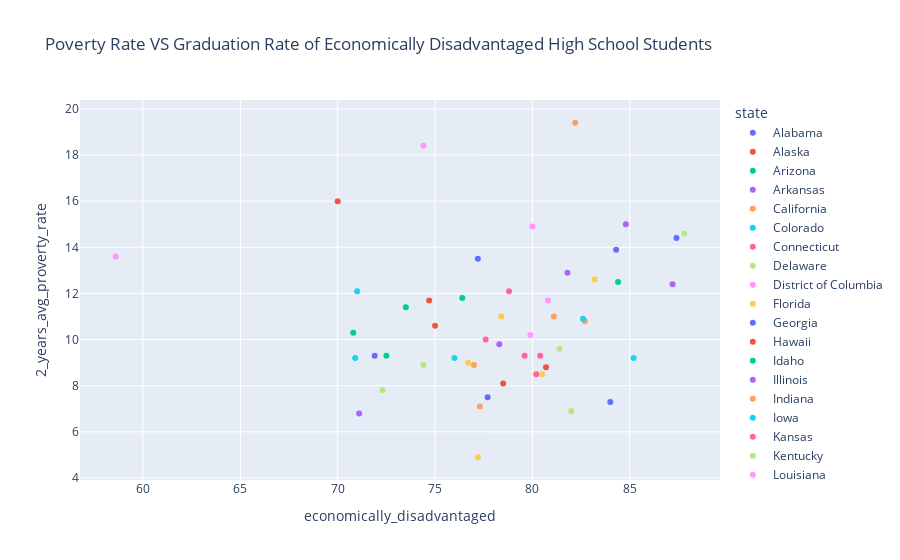

The code cell stored with this chart in its notebook:
### Markdown cell above
### Other Visualization Charts

### Code cell
fig = px.scatter(economical_summary_df, x="economically_disadvantaged", y="2_years_avg_proverty_rate",color='state', title="Poverty Rate VS Graduation Rate of Economically Disadvantaged High School Students");
fig.show()

### Figure 1 — Plotly figure (JSON) as saved in the notebook; plotly's stock layout.template omitted (floating-point values rounded to 4 significant figures)
{"data": [{"hovertemplate": "state=Alabama<br>economically_disadvantaged=%{x}<br>2_years_avg_proverty_rate=%{y}<extra></extra>", "legendgroup": "Alabama", "marker": {"color": "#636efa", "symbol": "circle"}, "mode": "markers", "name": "Alabama", "orientation": "v", "showlegend": true, "type": "scatter", "x": [87.4], "xaxis": "x", "y": [14.4], "yaxis": "y"}, {"hovertemplate": "state=Alaska<br>economically_disadvantaged=%{x}<br>2_years_avg_proverty_rate=%{y}<extra></extra>", "legendgroup": "Alaska", "marker": {"color": "#EF553B", "symbol": "circle"}, "mode": "markers", "name": "Alaska", "orientation": "v", "showlegend": true, "type": "scatter", "x": [74.7], "xaxis": "x", "y": [11.7], "yaxis": "y"}, {"hovertemplate": "state=Arizona<br>economically_disadvantaged=%{x}<br>2_years_avg_proverty_rate=%{y}<extra></extra>", "legendgroup": "Arizona", "marker": {"color": "#00cc96", "symbol": "circle"}, "mode": "markers", "name": "Arizona", "orientation": "v", "showlegend": true, "type": "scatter", "x": [73.5], "xaxis": "x", "y": [11.4], "yaxis": "y"}, {"hovertemplate": "state=Arkansas<br>economically_disadvantaged=%{x}<br>2_years_avg_proverty_rate=%{y}<extra></extra>", "legendgroup": "Arkansas", "marker": {"color": "#ab63fa", "symbol": "circle"}, "mode": "markers", "name": "Arkansas", "orientation": "v", "showlegend": true, "type": "scatter", "x": [84.8], "xaxis": "x", "y": [15], "yaxis": "y"}, {"hovertemplate": "state=California<br>economically_disadvantaged=%{x}<br>2_years_avg_proverty_rate=%{y}<extra></extra>", "legendgroup": "California", "marker": {"color": "#FFA15A", "symbol": "circle"}, "mode": "markers", "name": "California", "orientation": "v", "showlegend": true, "type": "scatter", "x": [81.1], "xaxis": "x", "y": [11], "yaxis": "y"}, {"hovertemplate": "state=Colorado<br>economically_disadvantaged=%{x}<br>2_years_avg_proverty_rate=%{y}<extra></extra>", "legendgroup": "Colorado", "marker": {"color": "#19d3f3", "symbol": "circle"}, "mode": "markers", "name": "Colorado", "orientation": "v", "showlegend": true, "type": "scatter", "x": [70.9], "xaxis": "x", "y": [9.2], "yaxis": "y"}, {"hovertemplate": "state=Connecticut<br>economically_disadvantaged=%{x}<br>2_years_avg_proverty_rate=%{y}<extra></extra>", "legendgroup": "Connecticut", "marker": {"color": "#FF6692", "symbol": "circle"}, "mode": "markers", "name": "Connecticut", "orientation": "v", "showlegend": true, "type": "scatter", "x": [80.4], "xaxis": "x", "y": [9.3], "yaxis": "y"}, {"hovertemplate": "state=Delaware<br>economically_disadvantaged=%{x}<br>2_years_avg_proverty_rate=%{y}<extra></extra>", "legendgroup": "Delaware", "marker": {"color": "#B6E880", "symbol": "circle"}, "mode": "markers", "name": "Delaware", "orientation": "v", "showlegend": true, "type": "scatter", "x": [82], "xaxis": "x", "y": [6.9], "yaxis": "y"}, {"hovertemplate": "state=District of Columbia<br>economically_disadvantaged=%{x}<br>2_years_avg_proverty_rate=%{y}<extra></extra>", "legendgroup": "District of Columbia", "marker": {"color": "#FF97FF", "symbol": "circle"}, "mode": "markers", "name": "District of Columbia", "orientation": "v", "showlegend": true, "type": "scatter", "x": [58.6], "xaxis": "x", "y": [13.6], "yaxis": "y"}, {"hovertemplate": "state=Florida<br>economically_disadvantaged=%{x}<br>2_years_avg_proverty_rate=%{y}<extra></extra>", "legendgroup": "Florida", "marker": {"color": "#FECB52", "symbol": "circle"}, "mode": "markers", "name": "Florida", "orientation": "v", "showlegend": true, "type": "scatter", "x": [83.2], "xaxis": "x", "y": [12.6], "yaxis": "y"}, {"hovertemplate": "state=Georgia<br>economically_disadvantaged=%{x}<br>2_years_avg_proverty_rate=%{y}<extra></extra>", "legendgroup": "Georgia", "marker": {"color": "#636efa", "symbol": "circle"}, "mode": "markers", "name": "Georgia", "orientation": "v", "showlegend": true, "type": "scatter", "x": [77.2], "xaxis": "x", "y": [13.5], "yaxis": "y"}, {"hovertemplate": "state=Hawaii<br>economically_disadvantaged=%{x}<br>2_years_avg_proverty_rate=%{y}<extra></extra>", "legendgroup": "Hawaii", "marker": {"color": "#EF553B", "symbol": "circle"}, "mode": "markers", "name": "Hawaii", "orientation": "v", "showlegend": true, "type": "scatter", "x": [80.7], "xaxis": "x", "y": [8.8], "yaxis": "y"}, {"hovertemplate": "state=Idaho<br>economically_disadvantaged=%{x}<br>2_years_avg_proverty_rate=%{y}<extra></extra>", "legendgroup": "Idaho", "marker": {"color": "#00cc96", "symbol": "circle"}, "mode": "markers", "name": "Idaho", "orientation": "v", "showlegend": true, "type": "scatter", "x": [72.5], "xaxis": "x", "y": [9.3], "yaxis": "y"}, {"hovertemplate": "state=Illinois<br>economically_disadvantaged=%{x}<br>2_years_avg_proverty_rate=%{y}<extra></extra>", "legendgroup": "Illinois", "marker": {"color": "#ab63fa", "symbol": "circle"}, "mode": "markers", "name": "Illinois", "orientation": "v", "showlegend": true, "type": "scatter", "x": [78.3], "xaxis": "x", "y": [9.8], "yaxis": "y"}, {"hovertemplate": "state=Indiana<br>economically_disadvantaged=%{x}<br>2_years_avg_proverty_rate=%{y}<extra></extra>", "legendgroup": "Indiana", "marker": {"color": "#FFA15A", "symbol": "circle"}, "mode": "markers", "name": "Indiana", "orientation": "v", "showlegend": true, "type": "scatter", "x": [82.7], "xaxis": "x", "y": [10.8], "yaxis": "y"}, {"hovertemplate": "state=Iowa<br>economically_disadvantaged=%{x}<br>2_years_avg_proverty_rate=%{y}<extra></extra>", "legendgroup": "Iowa", "marker": {"color": "#19d3f3", "symbol": "circle"}, "mode": "markers", "name": "Iowa", "orientation": "v", "showlegend": true, "type": "scatter", "x": [85.2], "xaxis": "x", "y": [9.2], "yaxis": "y"}, {"hovertemplate": "state=Kansas<br>economically_disadvantaged=%{x}<br>2_years_avg_proverty_rate=%{y}<extra></extra>", "legendgroup": "Kansas", "marker": {"color": "#FF6692", "symbol": "circle"}, "mode": "markers", "name": "Kansas", "orientation": "v", "showlegend": true, "type": "scatter", "x": [80.2], "xaxis": "x", "y": [8.5], "yaxis": "y"}, {"hovertemplate": "state=Kentucky<br>economically_disadvantaged=%{x}<br>2_years_avg_proverty_rate=%{y}<extra></extra>", "legendgroup": "Kentucky", "marker": {"color": "#B6E880", "symbol": "circle"}, "mode": "markers", "name": "Kentucky", "orientation": "v", "showlegend": true, "type": "scatter", "x": [87.8], "xaxis": "x", "y": [14.6], "yaxis": "y"}, {"hovertemplate": "state=Louisiana<br>economically_disadvantaged=%{x}<br>2_years_avg_proverty_rate=%{y}<extra></extra>", "legendgroup": "Louisiana", "marker": {"color": "#FF97FF", "symbol": "circle"}, "mode": "markers", "name": "Louisiana", "orientation": "v", "showlegend": true, "type": "scatter", "x": [74.4], "xaxis": "x", "y": [18.4], "yaxis": "y"}, {"hovertemplate": "state=Maine<br>economically_disadvantaged=%{x}<br>2_years_avg_proverty_rate=%{y}<extra></extra>", "legendgroup": "Maine", "marker": {"color": "#FECB52", "symbol": "circle"}, "mode": "markers", "name": "Maine", "orientation": "v", "showlegend": true, "type": "scatter", "x": [78.4], "xaxis": "x", "y": [11], "yaxis": "y"}, {"hovertemplate": "state=Maryland<br>economically_disadvantaged=%{x}<br>2_years_avg_proverty_rate=%{y}<extra></extra>", "legendgroup": "Maryland", "marker": {"color": "#636efa", "symbol": "circle"}, "mode": "markers", "name": "Maryland", "orientation": "v", "showlegend": true, "type": "scatter", "x": [77.7], "xaxis": "x", "y": [7.5], "yaxis": "y"}, {"hovertemplate": "state=Massachusetts<br>economically_disadvantaged=%{x}<br>2_years_avg_proverty_rate=%{y}<extra></extra>", "legendgroup": "Massachusetts", "marker": {"color": "#EF553B", "symbol": "circle"}, "mode": "markers", "name": "Massachusetts", "orientation": "v", "showlegend": true, "type": "scatter", "x": [78.5], "xaxis": "x", "y": [8.1], "yaxis": "y"}, {"hovertemplate": "state=Michigan<br>economically_disadvantaged=%{x}<br>2_years_avg_proverty_rate=%{y}<extra></extra>", "legendgroup": "Michigan", "marker": {"color": "#00cc96", "symbol": "circle"}, "mode": "markers", "name": "Michigan", "orientation": "v", "showlegend": true, "type": "scatter", "x": [70.8], "xaxis": "x", "y": [10.3], "yaxis": "y"}, {"hovertemplate": "state=Minnesota<br>economically_disadvantaged=%{x}<br>2_years_avg_proverty_rate=%{y}<extra></extra>", "legendgroup": "Minnesota", "marker": {"color": "#ab63fa", "symbol": "circle"}, "mode": "markers", "name": "Minnesota", "orientation": "v", "showlegend": true, "type": "scatter", "x": [71.1], "xaxis": "x", "y": [6.8], "yaxis": "y"}, {"hovertemplate": "state=Mississippi<br>economically_disadvantaged=%{x}<br>2_years_avg_proverty_rate=%{y}<extra></extra>", "legendgroup": "Mississippi", "marker": {"color": "#FFA15A", "symbol": "circle"}, "mode": "markers", "name": "Mississippi", "orientation": "v", "showlegend": true, "type": "scatter", "x": [82.2], "xaxis": "x", "y": [19.4], "yaxis": "y"}, {"hovertemplate": "state=Missouri<br>economically_disadvantaged=%{x}<br>2_years_avg_proverty_rate=%{y}<extra></extra>", "legendgroup": "Missouri", "marker": {"color": "#19d3f3", "symbol": "circle"}, "mode": "markers", "name": "Missouri", "orientation": "v", "showlegend": true, "type": "scatter", "x": [82.6], "xaxis": "x", "y": [10.9], "yaxis": "y"}, {"hovertemplate": "state=Montana<br>economically_disadvantaged=%{x}<br>2_years_avg_proverty_rate=%{y}<extra></extra>", "legendgroup": "Montana", "marker": {"color": "#FF6692", "symbol": "circle"}, "mode": "markers", "name": "Montana", "orientation": "v", "showlegend": true, "type": "scatter", "x": [77.6], "xaxis": "x", "y": [10], "yaxis": "y"}, {"hovertemplate": "state=Nebraska<br>economically_disadvantaged=%{x}<br>2_years_avg_proverty_rate=%{y}<extra></extra>", "legendgroup": "Nebraska", "marker": {"color": "#B6E880", "symbol": "circle"}, "mode": "markers", "name": "Nebraska", "orientation": "v", "showlegend": true, "type": "scatter", "x": [81.4], "xaxis": "x", "y": [9.6], "yaxis": "y"}, {"hovertemplate": "state=Nevada<br>economically_disadvantaged=%{x}<br>2_years_avg_proverty_rate=%{y}<extra></extra>", "legendgroup": "Nevada", "marker": {"color": "#FF97FF", "symbol": "circle"}, "mode": "markers", "name": "Nevada", "orientation": "v", "showlegend": true, "type": "scatter", "x": [80.8], "xaxis": "x", "y": [11.7], "yaxis": "y"}, {"hovertemplate": "state=New Hampshire<br>economically_disadvantaged=%{x}<br>2_years_avg_proverty_rate=%{y}<extra></extra>", "legendgroup": "New Hampshire", "marker": {"color": "#FECB52", "symbol": "circle"}, "mode": "markers", "name": "New Hampshire", "orientation": "v", "showlegend": true, "type": "scatter", "x": [77.2], "xaxis": "x", "y": [4.9], "yaxis": "y"}, {"hovertemplate": "state=New Jersey<br>economically_disadvantaged=%{x}<br>2_years_avg_proverty_rate=%{y}<extra></extra>", "legendgroup": "New Jersey", "marker": {"color": "#636efa", "symbol": "circle"}, "mode": "markers", "name": "New Jersey", "orientation": "v", "showlegend": true, "type": "scatter", "x": [84], "xaxis": "x", "y": [7.3], "yaxis": "y"}, {"hovertemplate": "state=New Mexico<br>economically_disadvantaged=%{x}<br>2_years_avg_proverty_rate=%{y}<extra></extra>", "legendgroup": "New Mexico", "marker": {"color": "#EF553B", "symbol": "circle"}, "mode": "markers", "name": "New Mexico", "orientation": "v", "showlegend": true, "type": "scatter", "x": [70], "xaxis": "x", "y": [16], "yaxis": "y"}, {"hovertemplate": "state=New York<br>economically_disadvantaged=%{x}<br>2_years_avg_proverty_rate=%{y}<extra></extra>", "legendgroup": "New York", "marker": {"color": "#00cc96", "symbol": "circle"}, "mode": "markers", "name": "New York", "orientation": "v", "showlegend": true, "type": "scatter", "x": [76.4], "xaxis": "x", "y": [11.8], "yaxis": "y"}, {"hovertemplate": "state=North Carolina<br>economically_disadvantaged=%{x}<br>2_years_avg_proverty_rate=%{y}<extra></extra>", "legendgroup": "North Carolina", "marker": {"color": "#ab63fa", "symbol": "circle"}, "mode": "markers", "name": "North Carolina", "orientation": "v", "showlegend": true, "type": "scatter", "x": [81.8], "xaxis": "x", "y": [12.9], "yaxis": "y"}, {"hovertemplate": "state=North Dakota<br>economically_disadvantaged=%{x}<br>2_years_avg_proverty_rate=%{y}<extra></extra>", "legendgroup": "North Dakota", "marker": {"color": "#FFA15A", "symbol": "circle"}, "mode": "markers", "name": "North Dakota", "orientation": "v", "showlegend": true, "type": "scatter", "x": [77], "xaxis": "x", "y": [8.9], "yaxis": "y"}, {"hovertemplate": "state=Ohio<br>economically_disadvantaged=%{x}<br>2_years_avg_proverty_rate=%{y}<extra></extra>", "legendgroup": "Ohio", "marker": {"color": "#19d3f3", "symbol": "circle"}, "mode": "markers", "name": "Ohio", "orientation": "v", "showlegend": true, "type": "scatter", "x": [71], "xaxis": "x", "y": [12.1], "yaxis": "y"}, {"hovertemplate": "state=Oklahoma<br>economically_disadvantaged=%{x}<br>2_years_avg_proverty_rate=%{y}<extra></extra>", "legendgroup": "Oklahoma", "marker": {"color": "#FF6692", "symbol": "circle"}, "mode": "markers", "name": "Oklahoma", "orientation": "v", "showlegend": true, "type": "scatter", "x": [78.8], "xaxis": "x", "y": [12.1], "yaxis": "y"}, {"hovertemplate": "state=Oregon<br>economically_disadvantaged=%{x}<br>2_years_avg_proverty_rate=%{y}<extra></extra>", "legendgroup": "Oregon", "marker": {"color": "#B6E880", "symbol": "circle"}, "mode": "markers", "name": "Oregon", "orientation": "v", "showlegend": true, "type": "scatter", "x": [74.4], "xaxis": "x", "y": [8.9], "yaxis": "y"}, {"hovertemplate": "state=Pennsylvania<br>economically_disadvantaged=%{x}<br>2_years_avg_proverty_rate=%{y}<extra></extra>", "legendgroup": "Pennsylvania", "marker": {"color": "#FF97FF", "symbol": "circle"}, "mode": "markers", "name": "Pennsylvania", "orientation": "v", "showlegend": true, "type": "scatter", "x": [79.9], "xaxis": "x", "y": [10.2], "yaxis": "y"}, {"hovertemplate": "state=Rhode Island<br>economically_disadvantaged=%{x}<br>2_years_avg_proverty_rate=%{y}<extra></extra>", "legendgroup": "Rhode Island", "marker": {"color": "#FECB52", "symbol": "circle"}, "mode": "markers", "name": "Rhode Island", "orientation": "v", "showlegend": true, "type": "scatter", "x": [76.7], "xaxis": "x", "y": [9], "yaxis": "y"}, {"hovertemplate": "state=South Carolina<br>economically_disadvantaged=%{x}<br>2_years_avg_proverty_rate=%{y}<extra></extra>", "legendgroup": "South Carolina", "marker": {"color": "#636efa", "symbol": "circle"}, "mode": "markers", "name": "South Carolina", "orientation": "v", "showlegend": true, "type": "scatter", "x": [84.3], "xaxis": "x", "y": [13.9], "yaxis": "y"}, {"hovertemplate": "state=South Dakota<br>economically_disadvantaged=%{x}<br>2_years_avg_proverty_rate=%{y}<extra></extra>", "legendgroup": "South Dakota", "marker": {"color": "#EF553B", "symbol": "circle"}, "mode": "markers", "name": "South Dakota", "orientation": "v", "showlegend": true, "type": "scatter", "x": [75], "xaxis": "x", "y": [10.6], "yaxis": "y"}, {"hovertemplate": "state=Tennessee<br>economically_disadvantaged=%{x}<br>2_years_avg_proverty_rate=%{y}<extra></extra>", "legendgroup": "Tennessee", "marker": {"color": "#00cc96", "symbol": "circle"}, "mode": "markers", "name": "Tennessee", "orientation": "v", "showlegend": true, "type": "scatter", "x": [84.4], "xaxis": "x", "y": [12.5], "yaxis": "y"}, {"hovertemplate": "state=Texas<br>economically_disadvantaged=%{x}<br>2_years_avg_proverty_rate=%{y}<extra></extra>", "legendgroup": "Texas", "marker": {"color": "#ab63fa", "symbol": "circle"}, "mode": "markers", "name": "Texas", "orientation": "v", "showlegend": true, "type": "scatter", "x": [87.2], "xaxis": "x", "y": [12.4], "yaxis": "y"}, {"hovertemplate": "state=Utah<br>economically_disadvantaged=%{x}<br>2_years_avg_proverty_rate=%{y}<extra></extra>", "legendgroup": "Utah", "marker": {"color": "#FFA15A", "symbol": "circle"}, "mode": "markers", "name": "Utah", "orientation": "v", "showlegend": true, "type": "scatter", "x": [77.3], "xaxis": "x", "y": [7.1], "yaxis": "y"}, {"hovertemplate": "state=Vermont<br>economically_disadvantaged=%{x}<br>2_years_avg_proverty_rate=%{y}<extra></extra>", "legendgroup": "Vermont", "marker": {"color": "#19d3f3", "symbol": "circle"}, "mode": "markers", "name": "Vermont", "orientation": "v", "showlegend": true, "type": "scatter", "x": [76], "xaxis": "x", "y": [9.2], "yaxis": "y"}, {"hovertemplate": "state=Virginia<br>economically_disadvantaged=%{x}<br>2_years_avg_proverty_rate=%{y}<extra></extra>", "legendgroup": "Virginia", "marker": {"color": "#FF6692", "symbol": "circle"}, "mode": "markers", "name": "Virginia", "orientation": "v", "showlegend": true, "type": "scatter", "x": [79.6], "xaxis": "x", "y": [9.3], "yaxis": "y"}, {"hovertemplate": "state=Washington<br>economically_disadvantaged=%{x}<br>2_years_avg_proverty_rate=%{y}<extra></extra>", "legendgroup": "Washington", "marker": {"color": "#B6E880", "symbol": "circle"}, "mode": "markers", "name": "Washington", "orientation": "v", "showlegend": true, "type": "scatter", "x": [72.3], "xaxis": "x", "y": [7.8], "yaxis": "y"}, {"hovertemplate": "state=West Virginia<br>economically_disadvantaged=%{x}<br>2_years_avg_proverty_rate=%{y}<extra></extra>", "legendgroup": "West Virginia", "marker": {"color": "#FF97FF", "symbol": "circle"}, "mode": "markers", "name": "West Virginia", "orientation": "v", "showlegend": true, "type": "scatter", "x": [80], "xaxis": "x", "y": [14.9], "yaxis": "y"}, {"hovertemplate": "state=Wisconsin<br>economically_disadvantaged=%{x}<br>2_years_avg_proverty_rate=%{y}<extra></extra>", "legendgroup": "Wisconsin", "marker": {"color": "#FECB52", "symbol": "circle"}, "mode": "markers", "name": "Wisconsin", "orientation": "v", "showlegend": true, "type": "scatter", "x": [80.5], "xaxis": "x", "y": [8.5], "yaxis": "y"}, {"hovertemplate": "state=Wyoming<br>economically_disadvantaged=%{x}<br>2_years_avg_proverty_rate=%{y}<extra></extra>", "legendgroup": "Wyoming", "marker": {"color": "#636efa", "symbol": "circle"}, "mode": "markers", "name": "Wyoming", "orientation": "v", "showlegend": true, "type": "scatter", "x": [71.9], "xaxis": "x", "y": [9.3], "yaxis": "y"}], "layout": {"legend": {"title": {"text": "state"}, "tracegroupgap": 0}, "title": {"text": "Poverty Rate VS Graduation Rate of Economically Disadvantaged High School Students"}, "xaxis": {"anchor": "y", "domain": [0, 1], "title": {"text": "economically_disadvantaged"}}, "yaxis": {"anchor": "x", "domain": [0, 1], "title": {"text": "2_years_avg_proverty_rate"}}}}
